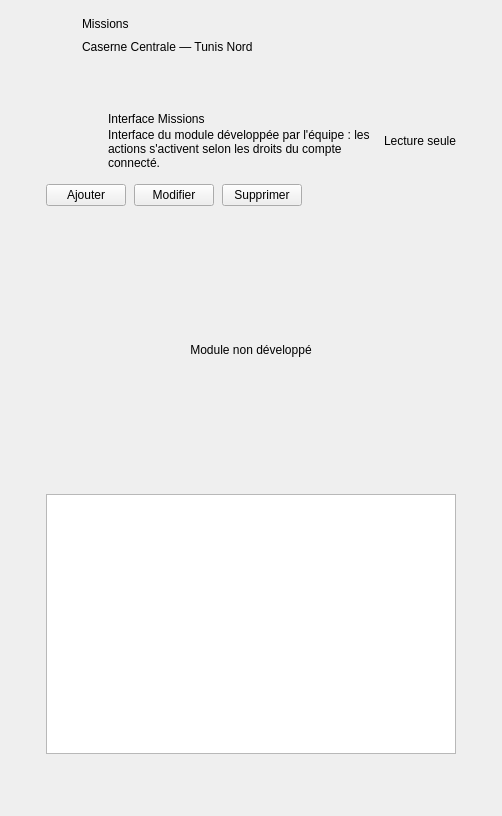
<widget class="QWidget" name="PModule"><layout class="QVBoxLayout" name="layoutPModule"><property name="spacing"><number>0</number></property><property name="leftMargin"><number>0</number></property><property name="topMargin"><number>0</number></property><property name="rightMargin"><number>0</number></property><property name="bottomMargin"><number>0</number></property><item><widget class="QFrame" name="cadreEnteteModule"><property name="variante" stdset="0"><string notr="true">entete</string></property><property name="minimumSize"><size><width>0</width><height>70</height></size></property><layout class="QHBoxLayout" name="layoutEnteteModule" stretch="0,0,1"><property name="spacing"><number>14</number></property><property name="leftMargin"><number>24</number></property><property name="topMargin"><number>12</number></property><property name="rightMargin"><number>24</number></property><property name="bottomMargin"><number>12</number></property><item><widget class="QLabel" name="tuileEnteteModule"><property name="minimumSize"><size><width>44</width><height>44</height></size></property><property name="maximumSize"><size><width>44</width><height>44</height></size></property><property name="pixmap"><pixmap resource="ressources.qrc">:/images/icones/tuile_missions_orange.png</pixmap></property><property name="scaledContents"><bool>true</bool></property></widget></item><item><layout class="QVBoxLayout" name="layoutTitreEnteteModule"><property name="spacing"><number>0</number></property><item><widget class="QLabel" name="lblTitreModule"><property name="text"><string>Missions</string></property><property name="variante" stdset="0"><string notr="true">titre</string></property></widget></item><item><widget class="QLabel" name="lblSousTitreModule"><property name="text"><string>Caserne Centrale — Tunis Nord</string></property><property name="variante" stdset="0"><string notr="true">sousTitre</string></property></widget></item></layout></item><item><spacer name="ressortEnteteModule"><property name="orientation"><enum>Qt::Horizontal</enum></property><property name="sizeHint" stdset="0"><size><width>20</width><height>20</height></size></property></spacer></item></layout></widget></item><item><widget class="QWidget" name="contenuModule"><property name="variante" stdset="0"><string notr="true">contenuDefilant</string></property><layout class="QVBoxLayout" name="layoutContenuModule"><property name="spacing"><number>0</number></property><property name="leftMargin"><number>24</number></property><property name="topMargin"><number>22</number></property><property name="rightMargin"><number>24</number></property><property name="bottomMargin"><number>22</number></property><item><widget class="QFrame" name="cadreModule"><property name="variante" stdset="0"><string notr="true">panneau</string></property><layout class="QVBoxLayout" name="layoutCadreModule"><property name="spacing"><number>14</number></property><property name="leftMargin"><number>22</number></property><property name="topMargin"><number>20</number></property><property name="rightMargin"><number>22</number></property><property name="bottomMargin"><number>20</number></property><item><layout class="QHBoxLayout" name="layoutTitreCadreModule" stretch="0,1,0"><property name="spacing"><number>14</number></property><item><widget class="QLabel" name="tuileModule"><property name="minimumSize"><size><width>48</width><height>48</height></size></property><property name="maximumSize"><size><width>48</width><height>48</height></size></property><property name="pixmap"><pixmap resource="ressources.qrc">:/images/icones/tuile_missions_orange.png</pixmap></property><property name="scaledContents"><bool>true</bool></property></widget></item><item><layout class="QVBoxLayout" name="layoutNomModule"><property name="spacing"><number>2</number></property><item><widget class="QLabel" name="lblNomModule"><property name="text"><string>Interface Missions</string></property><property name="variante" stdset="0"><string notr="true">titrePanneau</string></property></widget></item><item><widget class="QLabel" name="lblTexteModule"><property name="text"><string>Interface du module développée par l'équipe : les actions s'activent selon les droits du compte connecté.</string></property><property name="variante" stdset="0"><string notr="true">sousTitrePanneau</string></property><property name="wordWrap"><bool>true</bool></property></widget></item></layout></item><item><widget class="QLabel" name="lblLectureSeuleModule"><property name="text"><string>Lecture seule</string></property><property name="variante" stdset="0"><string notr="true">lectureSeule</string></property><property name="sizePolicy"><sizepolicy hsizetype="Maximum" vsizetype="Maximum"><horstretch>0</horstretch><verstretch>0</verstretch></sizepolicy></property></widget></item></layout></item><item><layout class="QHBoxLayout" name="layoutBoutonsModule"><property name="spacing"><number>8</number></property><item><widget class="QPushButton" name="btnAjouterModule"><property name="text"><string>Ajouter</string></property><property name="cursor"><cursorShape>PointingHandCursor</cursorShape></property><property name="variante" stdset="0"><string notr="true">principal</string></property><property name="action" stdset="0"><string notr="true">ecriture</string></property><property name="icon"><iconset resource="ressources.qrc"><normaloff>:/images/icones/plus_blanc.png</normaloff>:/images/icones/plus_blanc.png</iconset></property><property name="iconSize"><size><width>16</width><height>16</height></size></property></widget></item><item><widget class="QPushButton" name="btnModifierModule"><property name="text"><string>Modifier</string></property><property name="cursor"><cursorShape>PointingHandCursor</cursorShape></property><property name="variante" stdset="0"><string notr="true" /></property><property name="action" stdset="0"><string notr="true">ecriture</string></property><property name="icon"><iconset resource="ressources.qrc"><normaloff>:/images/icones/file_gris.png</normaloff>:/images/icones/file_gris.png</iconset></property><property name="iconSize"><size><width>16</width><height>16</height></size></property></widget></item><item><widget class="QPushButton" name="btnSupprimerModule"><property name="text"><string>Supprimer</string></property><property name="cursor"><cursorShape>PointingHandCursor</cursorShape></property><property name="variante" stdset="0"><string notr="true">danger</string></property><property name="action" stdset="0"><string notr="true">ecriture</string></property><property name="icon"><iconset resource="ressources.qrc"><normaloff>:/images/icones/x_rouge.png</normaloff>:/images/icones/x_rouge.png</iconset></property><property name="iconSize"><size><width>16</width><height>16</height></size></property></widget></item><item><spacer name="ressortBoutonsModule"><property name="orientation"><enum>Qt::Horizontal</enum></property><property name="sizeHint" stdset="0"><size><width>20</width><height>20</height></size></property></spacer></item></layout></item><item><widget class="QLabel" name="lblNonDeveloppeModule"><property name="text"><string>Module non développé</string></property><property name="variante" stdset="0"><string notr="true">nonDeveloppe</string></property><property name="textFormat"><enum>Qt::RichText</enum></property><property name="alignment"><set>Qt::AlignCenter</set></property><property name="minimumSize"><size><width>0</width><height>260</height></size></property></widget></item><item><widget class="QTableWidget" name="tblModule"><property name="minimumSize"><size><width>0</width><height>260</height></size></property><property name="editTriggers"><set>QAbstractItemView::NoEditTriggers</set></property><property name="selectionBehavior"><enum>QAbstractItemView::SelectRows</enum></property><property name="alternatingRowColors"><bool>true</bool></property><property name="showGrid"><bool>false</bool></property><property name="focusPolicy"><enum>Qt::NoFocus</enum></property><attribute name="verticalHeaderVisible"><bool>false</bool></attribute></widget></item></layout></widget></item><item><spacer name="ressortBasModule"><property name="orientation"><enum>Qt::Vertical</enum></property><property name="sizeHint" stdset="0"><size><width>20</width><height>20</height></size></property></spacer></item></layout></widget></item></layout></widget>
